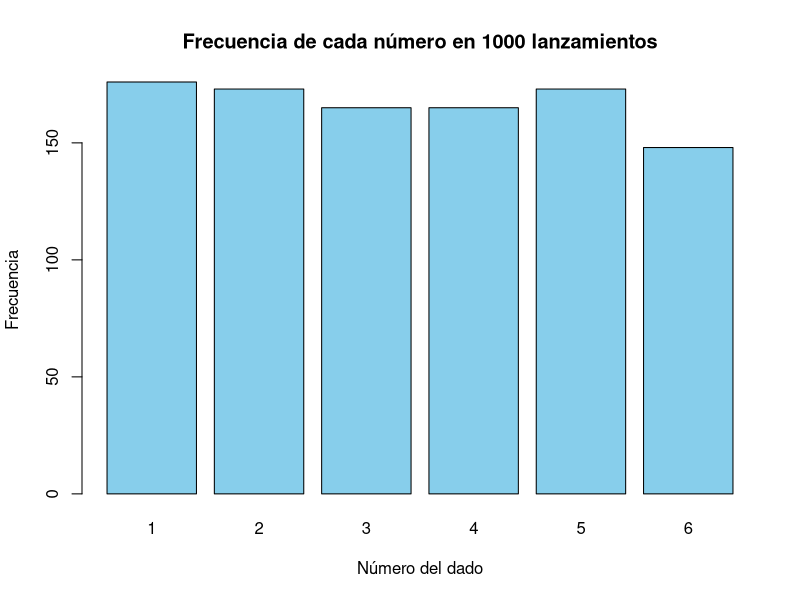
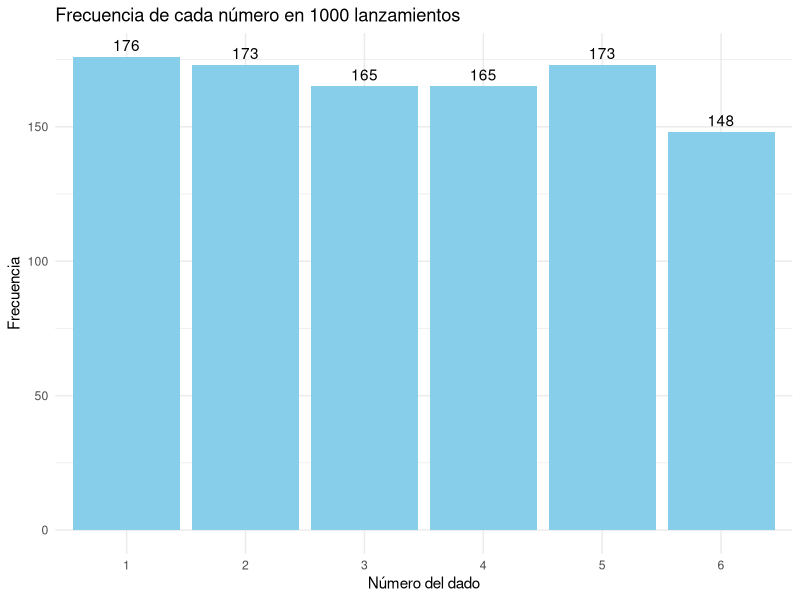
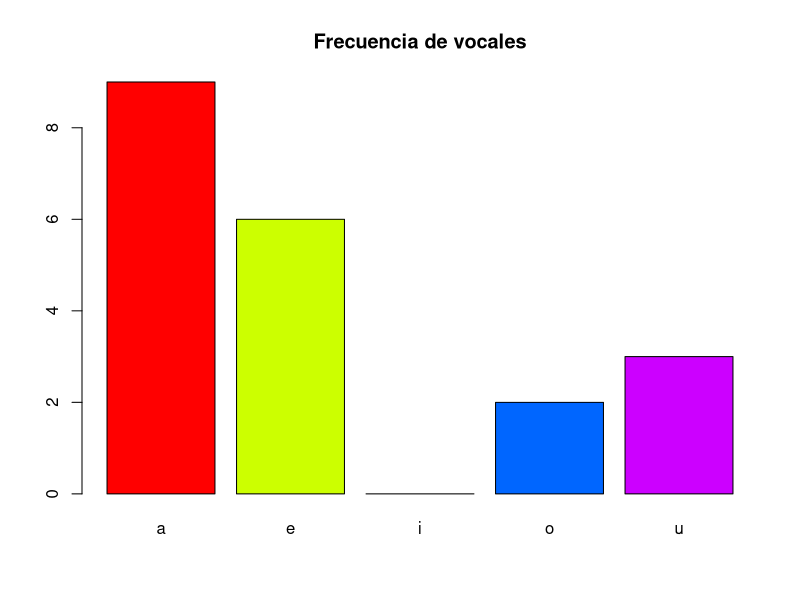
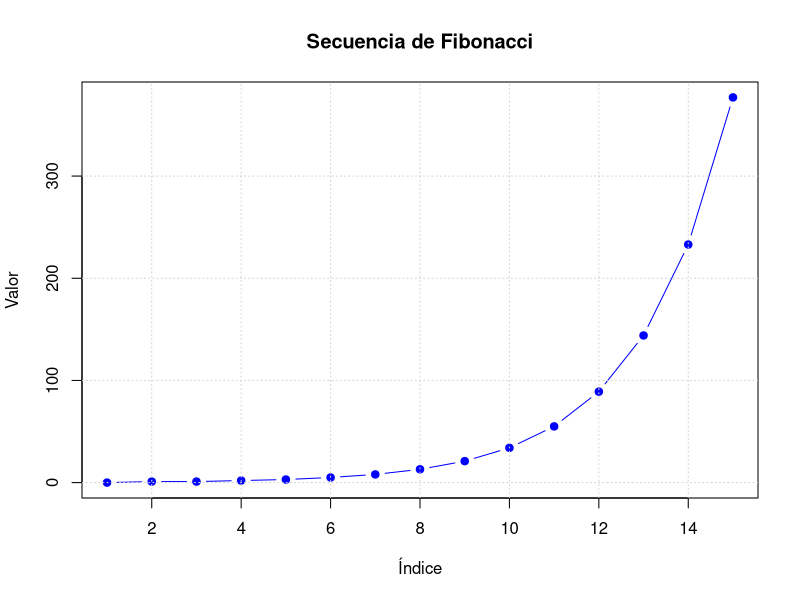

These charts were generated, in order, by the following R code:
# ========================================================================
# SOLUCIONES DE EJERCICIOS DE FOR LOOPS EN R (CASTELLANO RIOPLATENSE)
# ========================================================================

# Cargamos librerías que vamos a usar
library(ggplot2)

# ========================================================================
# Ejercicio 1: Calculando Cuadrados
# ========================================================================

# Creamos un vector vacío para almacenar los resultados
cuadrados <- numeric(10)

# Iteramos del 1 al 10 calculando los cuadrados
for (i in 1:10) {
  cuadrados[i] <- i^2
}

# Imprimimos el resultado
print(cuadrados)


# ========================================================================
# Ejercicio 2: Suma de Elementos
# ========================================================================

# Definimos el vector con los números dados
numeros <- c(14, 23, 87, 26, 42, 55, 10, 8, 29, 33)

# Inicializamos una variable para almacenar la suma
suma_total <- 0

# Iteramos a través de cada elemento del vector
for (num in numeros) {
  suma_total <- suma_total + num
}

# Imprimimos el resultado
print(paste("La suma total es:", suma_total))


# ========================================================================
# Ejercicio 3: Filtrado con Condicionales
# ========================================================================

# Definimos el vector con los datos
datos <- c(12, 8, 15, 23, 4, 55, 16, 72, 9, 31, 26, 18, 5, 7)

# Creamos un vector vacío para almacenar los números mayores que 15
mayores_15 <- c()

# Iteramos a través de cada elemento y verificamos la condición
for (num in datos) {
  if (num > 15) {
    mayores_15 <- c(mayores_15, num)
  }
}

# Imprimimos el resultado
print(mayores_15)

# Método alternativo más eficiente (pre-asignando memoria)
mayores_15_eficiente <- numeric(0)
contador <- 0

for (num in datos) {
  if (num > 15) {
    contador <- contador + 1
    # Expandimos el vector solo cuando es necesario
    length(mayores_15_eficiente) <- contador
    mayores_15_eficiente[contador] <- num
  }
}

print(mayores_15_eficiente)


# ========================================================================
# Ejercicio 4: Tabla de Multiplicar
# ========================================================================

# Creamos una tabla de multiplicar del 1 al 5
cat("Tabla de multiplicar del 1 al 5:\n\n")

# Encabezado de la tabla
encabezado <- "   "
for (j in 1:5) {
  encabezado <- paste(encabezado, sprintf("%4d", j))
}
cat(encabezado, "\n")
cat(rep("-", 25), "\n")

# Generamos las filas de la tabla con bucles anidados
for (i in 1:5) {
  fila <- sprintf("%2d |", i)
  for (j in 1:5) {
    resultado <- i * j
    fila <- paste(fila, sprintf("%4d", resultado))
  }
  cat(fila, "\n")
}


# ========================================================================
# Ejercicio 5: Manipulación de Cadenas de Texto
# ========================================================================

# Definimos el vector de nombres
nombres <- c("Ana", "Juan", "María", "Pedro", "Lucía")

# Creamos un vector para almacenar los saludos
saludos <- character(length(nombres))

# Iteramos a través de cada nombre y creamos el saludo personalizado
for (i in 1:length(nombres)) {
  saludos[i] <- paste0("¡Hola, ", nombres[i], "!")
}

# Imprimimos el resultado
print(saludos)


# ========================================================================
# Ejercicio 6: Transformación de una Matriz
# ========================================================================

# Establecemos una semilla para reproducibilidad
set.seed(123)

# Creamos una matriz 4x4 con números aleatorios enteros entre 1 y 100
matriz_original <- matrix(sample(1:100, 16, replace = TRUE), nrow = 4, ncol = 4)
print("Matriz original:")
print(matriz_original)

# Creamos una nueva matriz para almacenar el resultado
matriz_transformada <- matrix(0, nrow = 4, ncol = 4)

# Utilizamos un bucle for anidado para transformar la matriz
for (i in 1:4) {
  for (j in 1:4) {
    # Obtenemos el elemento actual
    elemento <- matriz_original[i, j]
    
    # Verificamos si es par o impar y aplicamos la transformación
    if (elemento %% 2 == 0) {  # Si es par
      matriz_transformada[i, j] <- elemento^2
    } else {  # Si es impar
      matriz_transformada[i, j] <- elemento^3
    }
  }
}

print("Matriz transformada:")
print(matriz_transformada)


# ========================================================================
# Ejercicio 7: Análisis de un Conjunto de Datos
# ========================================================================

# Cargamos el conjunto de datos mtcars
data(mtcars)

# Obtenemos los nombres de las columnas
columnas <- names(mtcars)

# Creamos un data frame para almacenar los resultados
resultados <- data.frame(
  Columna = character(length(columnas)),
  Media = numeric(length(columnas)),
  Mediana = numeric(length(columnas)),
  Desviacion_Estandar = numeric(length(columnas))
)

# Iteramos por cada columna y calculamos las estadísticas
for (i in 1:length(columnas)) {
  # Obtenemos la columna actual
  col_actual <- mtcars[[columnas[i]]]
  
  # Calculamos las estadísticas
  resultados$Columna[i] <- columnas[i]
  resultados$Media[i] <- mean(col_actual)
  resultados$Mediana[i] <- median(col_actual)
  resultados$Desviacion_Estandar[i] <- sd(col_actual)
}

# Mostramos los resultados
print(resultados)


# ========================================================================
# Ejercicio 8: Simulación de Lanzamiento de Dados
# ========================================================================

# Establecemos una semilla para reproducibilidad
set.seed(456)

# Inicializamos un vector para contar las apariciones de cada número
conteo <- integer(6)  # Inicializa con ceros para los números del 1 al 6

# Simulamos 1000 lanzamientos de dado
for (i in 1:1000) {
  # Simulamos un lanzamiento
  resultado <- sample(1:6, 1)
  
  # Incrementamos el contador correspondiente
  conteo[resultado] <- conteo[resultado] + 1
}

# Creamos una tabla con los resultados
tabla_resultados <- data.frame(
  Numero = 1:6,
  Frecuencia = conteo,
  Porcentaje = round(conteo/10, 2)  # Dividimos por 10 para obtener porcentaje
)

# Mostramos la tabla
print(tabla_resultados)

# Creamos un gráfico de barras
barplot(conteo, names.arg = 1:6, 
        main = "Frecuencia de cada número en 1000 lanzamientos",
        xlab = "Número del dado", 
        ylab = "Frecuencia", 
        col = "skyblue")

# Alternativa con ggplot2
ggplot(tabla_resultados, aes(x = as.factor(Numero), y = Frecuencia)) +
  geom_bar(stat = "identity", fill = "skyblue") +
  geom_text(aes(label = Frecuencia), vjust = -0.5) +
  theme_minimal() +
  labs(title = "Frecuencia de cada número en 1000 lanzamientos",
       x = "Número del dado",
       y = "Frecuencia")


# ========================================================================
# Ejercicio 9: Contador de Vocales
# ========================================================================

# Definimos la función para contar vocales
contar_vocales <- function(texto) {
  # Convertimos el texto a minúsculas
  texto <- tolower(texto)
  
  # Dividimos el texto en caracteres individuales
  caracteres <- strsplit(texto, "")[[1]]
  
  # Inicializamos un vector para contar cada vocal
  conteo_vocales <- c(a = 0, e = 0, i = 0, o = 0, u = 0)
  
  # Iteramos por cada carácter
  for (caracter in caracteres) {
    # Verificamos si el carácter es una vocal y actualizamos el contador
    if (caracter == "a") conteo_vocales["a"] <- conteo_vocales["a"] + 1
    else if (caracter == "e") conteo_vocales["e"] <- conteo_vocales["e"] + 1
    else if (caracter == "i") conteo_vocales["i"] <- conteo_vocales["i"] + 1
    else if (caracter == "o") conteo_vocales["o"] <- conteo_vocales["o"] + 1
    else if (caracter == "u") conteo_vocales["u"] <- conteo_vocales["u"] + 1
  }
  
  return(conteo_vocales)
}

# Probamos la función con la frase dada
frase_prueba <- "Esta es una prueba para contar vocales en una frase"
resultado <- contar_vocales(frase_prueba)
print(resultado)

# Calculamos el total de vocales
total_vocales <- sum(resultado)
print(paste("Total de vocales en la frase:", total_vocales))

# Creamos un gráfico para visualizar el resultado
barplot(resultado, 
        main = "Frecuencia de vocales", 
        col = rainbow(5))


# ========================================================================
# Ejercicio 10: Calculadora de Fibonacci
# ========================================================================

# Definimos la función para calcular la secuencia de Fibonacci
fibonacci <- function(n) {
  # Manejamos casos especiales
  if (n <= 0) return(numeric(0))
  if (n == 1) return(c(0))
  if (n == 2) return(c(0, 1))
  
  # Inicializamos el vector para almacenar la secuencia
  fib_seq <- numeric(n)
  fib_seq[1] <- 0  # Primer número
  fib_seq[2] <- 1  # Segundo número
  
  # Calculamos el resto de la secuencia
  for (i in 3:n) {
    fib_seq[i] <- fib_seq[i-1] + fib_seq[i-2]
  }
  
  return(fib_seq)
}

# Probamos la función con n = 15
resultado <- fibonacci(15)
print(resultado)

# Visualizamos la secuencia
plot(resultado, type = "b", 
     xlab = "Índice", 
     ylab = "Valor",
     main = "Secuencia de Fibonacci", 
     col = "blue", 
     pch = 19)
grid()